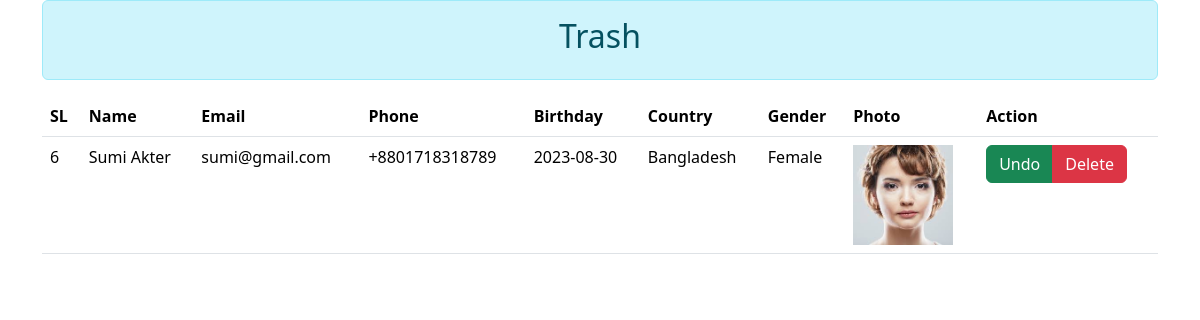
The page /users/trash.php (signed in) on the database its author committed.
### tables this page shows
CREATE TABLE `users` (
  `id` int(11) NOT NULL,
  `name` varchar(50) NOT NULL,
  `email` varchar(50) NOT NULL,
  `password` varchar(60) NOT NULL,
  `phone` varchar(20) NOT NULL,
  `birthday` date NOT NULL,
  `country` varchar(50) NOT NULL,
  `gender` varchar(20) NOT NULL,
  `user_photo` varchar(100) NOT NULL,
  `status` int(11) NOT NULL
);

### users/trash.php (the view, shortened to what this page needs)
<?php
    require ('../db.php');
    $select = "SELECT * FROM users WHERE status=1";
    $select_result = mysqli_query($db_connection, $select);
?>
<!doctype html>
<html lang="en">
  <head>
    <link href="https://cdn.jsdelivr.net/npm/bootstrap@5.3.1/dist/css/bootstrap.min.css" rel="stylesheet">
  </head>
  <body>
    <section>
        <div class="container">
            <div class="row">
                <div class="col-lg-12 m-auto">
                    <div class="alert alert-info text-center">
                        <h2>Trash</h2>
                    </div>
                    <table class="table">
                        <thead>
                            <tr>
                            <th scope="col">SL</th>
                            <th scope="col">Name</th>
                            <th scope="col">Email</th>
                            <th scope="col">Phone</th>
                            <th scope="col">Birthday</th>
                            <th scope="col">Country</th>
                            <th scope="col">Gender</th>
                            <th scope="col">Photo</th>
                            <th scope="col">Action</th>
                            </tr>
                        </thead>
                        <tbody>
                            <?php foreach($select_result as $users_info){ ?>
                            <tr>
                                <td ><?php echo $users_info["id"]; ?></td>
                                <td><?php echo $users_info["name"]; ?></td>
                                <td><?php echo $users_info["email"]; ?></td>
                                <td><?php echo $users_info["phone"]; ?></td>
                                <td><?php echo $users_info["birthday"]; ?></td>
                                <td><?php echo $users_info["country"]; ?></td>
                                <td><?php echo $users_info["gender"]; ?></td>
                                <td>
                                <img width="100" src="../uploads/users/<?php echo $users_info["user_photo"]; ?>" alt="">
                                </td>
                                <td>
                                    <div class="btn-group" role="group" aria-label="Basic mixed styles example">
                                        <a href="/hati/users/soft_delete.php?id=<?php echo $users_info["id"]; ?>" class="btn btn-success">Undo</a>
                                        <a href="/hati/users/delete_user.php?id=<?php echo $users_info["id"]; ?>" class="btn btn-danger">Delete</a>
                                    </div>
                                </td>
                            </tr>
                            <?php } ?>
                        </tbody>
                        </table>
                </div>
            </div>
        </div>
    </section>
  </body>
</html>

### rows shown on the page
users: id "6", name "Sumi Akter", email "sumi@gmail.com", phone "+8801718318789", birthday "2023-08-30", country "Bangladesh", gender "Female", user_photo (picture)
